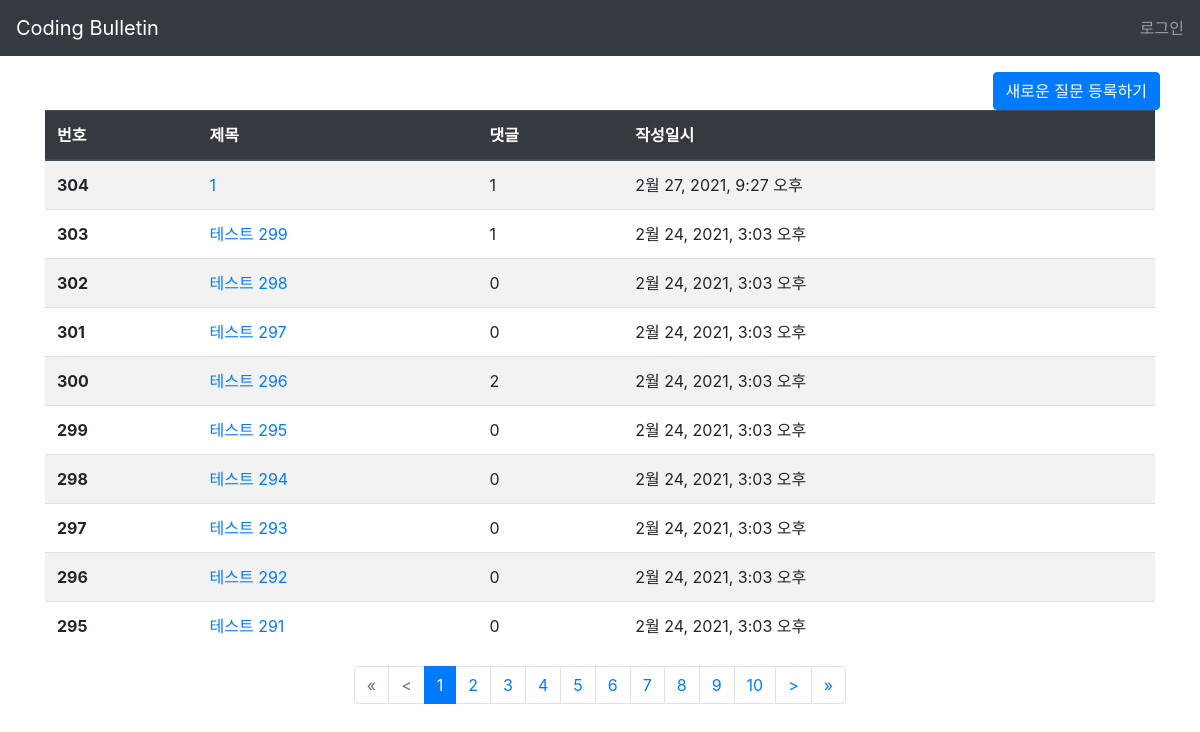
The page /bulletin/ on the database as committed earlier.
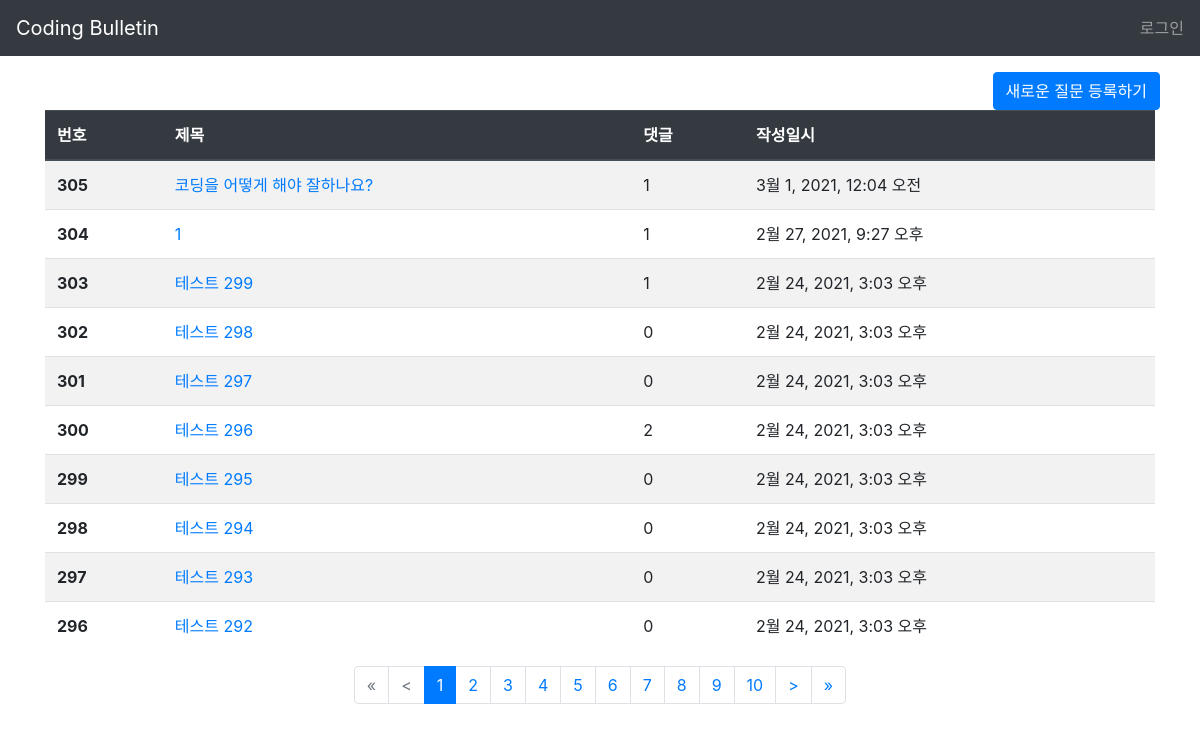
The same page on the database as committed later.
### bulletin/models.py (models this page shows, shortened)
class Question(models.Model):
    title = models.CharField(max_length=200)
    subject = models.ManyToManyField(Subject)
    content = models.TextField()
    create_date = models.DateTimeField()
    vote = models.IntegerField(default=0)

### bulletin/views.py (the view)
# urls.py: path('', views.index, name = 'index'),
def index(request):
    page = request.GET.get('page', '1')
    question_list = Question.objects.order_by('-create_date')
    paginator = Paginator(question_list, 10)
    page_obj = paginator.get_page(page)
    page_range_by10 = pagination.pagination_by10(int(page))
    context = {'question_list': page_obj, 'page_range' : page_range_by10}
    return render(request, 'bulletin/question_list.html', context)

### bulletin/templatetags/bulletin_filter.py (called while the page is built)
@register.filter
def sub(value, arg):
    return value - arg

@register.filter
def round_down_by10(value):
    if value%10 == 0:
        value -= 10
    else:
        value -= value%10
    return value

@register.filter
def round_up_by10(value):
    if value%10 != 0:
        value += 10 - value%10
    return value

### my_module/pagination.py (called while the page is built)
def pagination_by10(page: int) -> range :
    page_divided = page//10
    if page%10 == 0:
        page_divided -= 1
    return range(page_divided*10 + 1, page_divided*10 + 11)

### templates/bulletin/question_list.html (shortened to what this page needs)
{% extends 'base.html' %}
{% block content %}
{% load static %}
{% load bulletin_filter %}
<link rel="stylesheet" href="https://cdn.jsdelivr.net/npm/bootstrap@4.5.3/dist/css/bootstrap.min.css">
<div class="container my-3">
    <div class="form-row float-right">
        <a href="{% url 'bulletin:question_create' %}" class="btn btn-primary">새로운 질문 등록하기</a>
    </div>
    <table class="table table-striped">
        <thead>
        <tr class="thead-dark">
            <th scope="col">번호</th>
            <th scope="col">제목</th>
            <th scope="col">댓글</th>
            <th scope="col">작성일시</th>
        </tr>
        </thead>
        <tbody>
        {% if question_list %}
            {% for question in question_list %}
                <tr>
                    <th scope="row">
                    {{ question_list.paginator.count|sub:question_list.start_index|sub:forloop.counter0|add:1 }}
                    </th>
                    <td>
                        <a href="{% url 'bulletin:detail' question.id %}">{{ question.title }}</a>
                    </td>
                    <td>
                        {{ question.answer_set.count }}
                    </td>
                    <td>{{ question.create_date }}</td>
                </tr>
            {% endfor %}
        {% else %}
        <tr>
            <td scope="row" colspan="3">등록된 질문이 없습니다.</td>
        </tr>
        {% endif %}
        </tbody>
    </table>
     <ul class="pagination justify-content-center">
        {% if question_list.has_previous %}
            <li class="page-item">
                <a class="page-link" href="?page=1">&laquo;</a>
            </li>
            {% if question_list.number > 10 %}
                <li class="page-item">
                    <a class="page-link" href="?page={{ question_list.number|round_down_by10}}">&lt;</a>
                </li>
            {% else %}
                <li class="page-item disabled">
                    <a class="page-link" tabindex="-1" aria-disabled="true" href="#">&lt;</a>
                </li>
            {% endif %}
        {% else %}
            <li class="page-item disabled">
                <a class="page-link" tabindex="-1" aria-disabled="true" href="#">&laquo;</a>
            </li>
            <li class="page-item disabled">
                <a class="page-link" tabindex="-1" aria-disabled="true" href="#">&lt;</a>
            </li>
        {% endif %}
        {% for page_number in page_range %}
                {% if page_number == question_list.number %}
                    <li class="page-item active" aria-current="page">
                        <a class="page-link" href="?page={{ page_number }}">{{ page_number }}</a>
                    </li>
                {% else %}
                    <li class="page-item">
                        <a class="page-link" href="?page={{ page_number }}">{{ page_number }}</a>
                    </li>
                {% endif %}
        {% endfor %}
        {% if question_list.has_next %}
             {% if question_list.number <= question_list.paginator.count|round_down_by10%}
                    <li class="page-item">
                        <a class="page-link" href="?page={{ question_list.number|round_up_by10|add:1}}">&gt;</a>
                    </li>
                {% else %}
                    <li class="page-item disabled">
                        <a class="page-link" tabindex="-1" aria-disabled="true" href="#">&gt;</a>
                    </li>
                {% endif %}
            <li class="page-item">
                <a class="page-link" href="?page={{ question_list.paginator.count }}">&raquo;</a>
            </li>
        {% endif %}
    </ul>
</div>
{% endblock content %}

### templates/base.html (shortened to what this page needs)
<!DOCTYPE html>
<html lang="ko">
<head>
    <link rel="stylesheet" href="https://cdn.jsdelivr.net/npm/bootstrap@4.5.3/dist/css/bootstrap.min.css"
>
</head>
<body>
<nav class="navbar navbar-dark bg-dark">
    <a class="navbar-brand" href="{% url 'bulletin:index' %}">Coding Bulletin</a>
    <div class="nav justify-content-end">
        <ul class="navbar-nav">
            <li class="nav-item ">
                {% if user.is_authenticated %}
                    <a class="nav-link" href="{% url 'account:logout' %}">로그아웃</a>
                {% else %}
                    <a class="nav-link" href="{% url 'account:login' %}">로그인</a>
                {% endif %}
            </li>
        </ul>
    </div>
</nav>
    {% block content %}
    {% endblock %}
</body>
</html>

Rows that differ between the two databases and show on the page:
no longer on this page (row unchanged): Question: paginator.count|sub "295", title "테스트 291", answer_set.count "0", create_date "2월 24, 2021, 3:03 오후"
added Question: paginator.count|sub "305", title "코딩을 어떻게 해야 잘하나요?", answer_set.count "1", create_date "3월 1, 2021, 12:04 오전"
